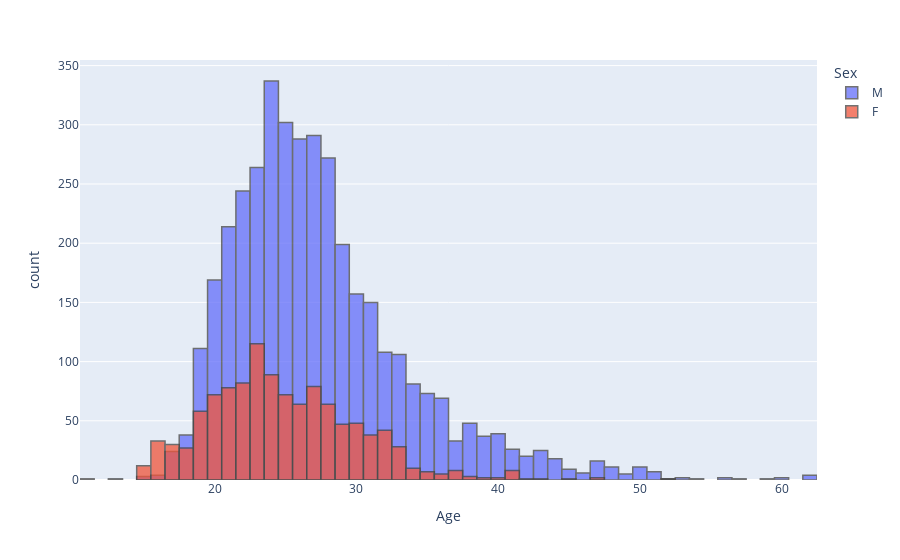

The code cell stored with this chart in its notebook:
### Code cell
gm.norway_age_histogram(df)

### Figure 1 — Plotly figure (JSON) as saved in the notebook; plotly's stock layout.template omitted (floating-point values rounded to 4 significant figures; data arrays with more than 128 entries replaced by an {"elided": "..."} marker saying what was removed)
{"data": [{"alignmentgroup": "True", "bingroup": "x", "hovertemplate": "Sex=M<br>Age=%{x}<br>count=%{y}<extra></extra>", "legendgroup": "M", "marker": {"color": "#636efa", "line": {"width": 1.5}, "pattern": {"shape": ""}}, "name": "M", "offsetgroup": "M", "opacity": 0.75, "orientation": "v", "showlegend": true, "type": "histogram", "x": {"elided": "3830 int values"}, "xaxis": "x", "yaxis": "y"}, {"alignmentgroup": "True", "bingroup": "x", "hovertemplate": "Sex=F<br>Age=%{x}<br>count=%{y}<extra></extra>", "legendgroup": "F", "marker": {"color": "#EF553B", "line": {"width": 1.5}, "pattern": {"shape": ""}}, "name": "F", "offsetgroup": "F", "opacity": 0.75, "orientation": "v", "showlegend": true, "type": "histogram", "x": {"elided": "1130 int values"}, "xaxis": "x", "yaxis": "y"}], "layout": {"barmode": "overlay", "legend": {"title": {"text": "Sex"}, "tracegroupgap": 0}, "margin": {"t": 60}, "xaxis": {"anchor": "y", "domain": [0, 1], "title": {"text": "Age"}}, "yaxis": {"anchor": "x", "domain": [0, 1], "title": {"text": "count"}}}}
